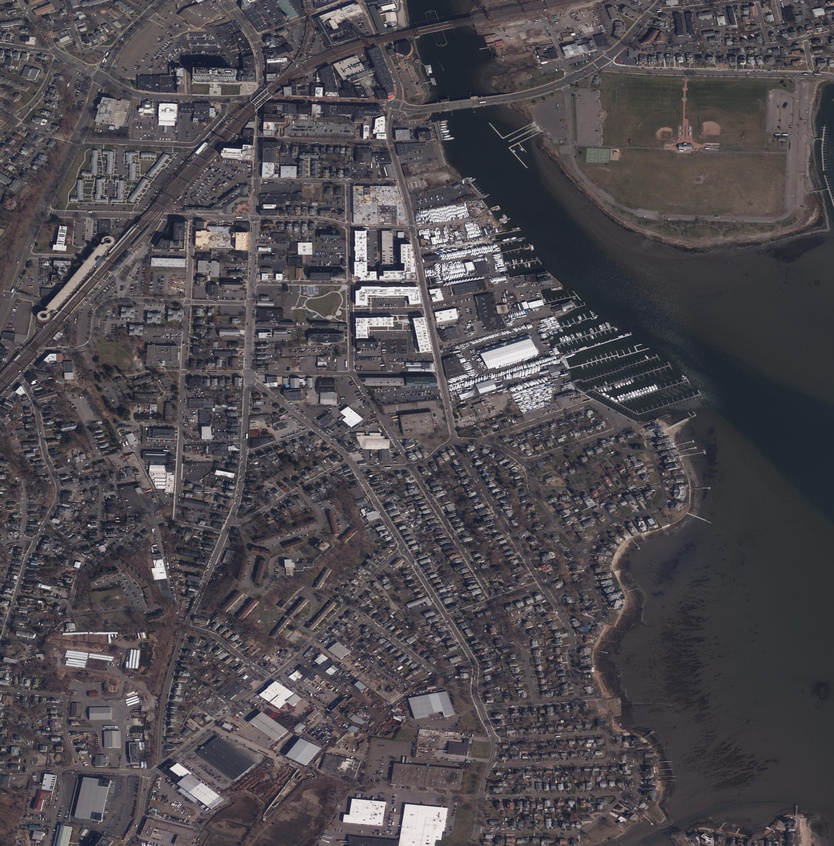
#> input picture pit/server/map/course_shop_cteco.jpg, 834 x 846 px, shrunk from 3000 x 3044 before the run, found by its file name
$ python enhance_map.py pit/server/map/course_shop_cteco.jpg pit/server/map/course_shop_cteco_hc.jpg --lo 1 --hi 99.5 --gamma 0.85 --sharp 110 --sat 1.2
#> lines starting #> are read from the running program, lines starting #| are printed output that depends on the picture
#!/usr/bin/env python3
# DEV TOOL (Mac): needs Pillow + numpy, never runs on a Pi. Produces the *_hc.jpg map imagery served by the pit:
#   python3 pit/tools/enhance_map.py pit/server/map/course_shop_cteco.jpg pit/server/map/course_shop_cteco_hc.jpg --lo 1 --hi 99.5 --gamma 0.85 --sharp 110 --sat 1.2
#   python3 pit/tools/enhance_map.py pit/server/map/course.jpg       pit/server/map/course_hc.jpg       --lo 1 --hi 99.5 --gamma 0.85 --sharp 110 --sat 1.0 --wb 0.6
#   python3 pit/tools/enhance_map.py pit/server/map/course_skyfi.jpg pit/server/map/course_skyfi_hc.jpg --lo 1 --hi 99.5 --gamma 0.85 --sharp 110 --sat 1.1 --wb 0.3
# (quality 82). Why: the CT ECO orthos use only half the tonal range (shop export luma p0.5..p99.5 = 31..228, Manresa 37..151),
# so buildings and road edges were grey mush on the sunlit 7" kart screen. Owner, 2026-11-09: "change the map contrast so the buildings show, more clear".
"""Aerial map contrast/clarity pass for the pit/kart map canvas. PIL + numpy (+ cv2 CLAHE when available).
usage: enhance.py IN.jpg OUT.jpg [--clahe 2.0] [--tiles 12] [--sat 1.15] [--sharp 90] [--lo 0.5 --hi 99.5] [--gamma 0.92]
Steps: percentile level stretch (lo..hi -> 0..255, luminance-based so hue is kept) -> gamma -> CLAHE on L (or a
large-radius unsharp 'local contrast' fallback) -> small-radius unsharp sharpen -> saturation. Same pixel size out."""
import sys, argparse, numpy as np
from PIL import Image, ImageFilter, ImageEnhance
ap = argparse.ArgumentParser(); ap.add_argument("inp"); ap.add_argument("out")
ap.add_argument("--clahe", type=float, default=2.0); ap.add_argument("--tiles", type=int, default=12)
ap.add_argument("--sat", type=float, default=1.15); ap.add_argument("--sharp", type=int, default=90)
ap.add_argument("--lo", type=float, default=0.5); ap.add_argument("--hi", type=float, default=99.5)
ap.add_argument("--gamma", type=float, default=0.92); ap.add_argument("--quality", type=int, default=88)
ap.add_argument("--wb", type=float, default=0.0, help="grey-world white balance strength 0..1 (fixes an ortho colour cast)")
a = ap.parse_args()
im = Image.open(a.inp).convert("RGB")
#> im is the input picture: PIL image 834x846 RGB; mean R, G, B 79.1, 74.8, 79.4
arr = np.asarray(im, dtype=np.float32)
if a.wb > 0:                                   # grey-world: pull each channel mean toward the overall mean
    means = arr.reshape(-1, 3).mean(axis=0); gain = 1 + a.wb * (means.mean() / means - 1)
    arr = np.clip(arr * gain, 0, 255)
luma = arr @ np.array([0.299, 0.587, 0.114], dtype=np.float32)
lo, hi = np.percentile(luma, [a.lo, a.hi])
#> lo = 32.06; hi = 226.8
arr = np.clip((arr - lo) / max(hi - lo, 1) * 255.0, 0, 255)
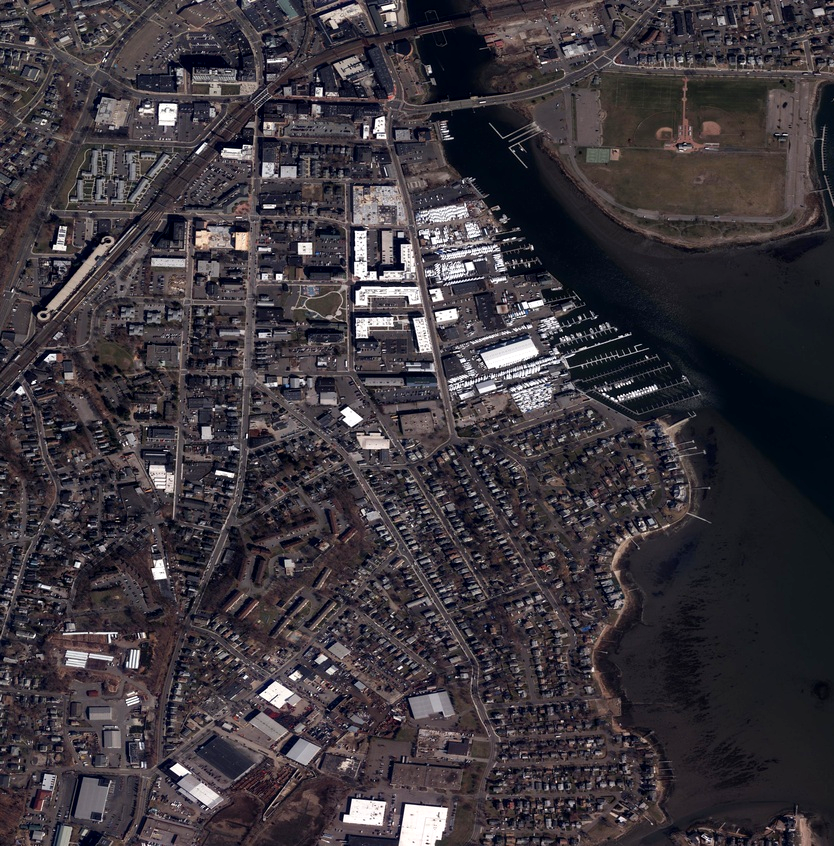
#> arr: shape (846, 834, 3) float32; mean R, G, B 61.6, 56, 61.9
arr = 255.0 * (arr / 255.0) ** a.gamma
im = Image.fromarray(arr.astype(np.uint8))
try:
    import cv2
    lab = cv2.cvtColor(np.asarray(im), cv2.COLOR_RGB2LAB)
#> lab: shape (846, 834, 3); mean of channels 0, 1, 2 73.1, 132.1, 124.7
    cl = cv2.createCLAHE(clipLimit=a.clahe, tileGridSize=(a.tiles, a.tiles))
    lab[:, :, 0] = cl.apply(lab[:, :, 0])
#> lab: shape (846, 834, 3); mean of channels 0, 1, 2 105.9, 132.1, 124.7
    im = Image.fromarray(cv2.cvtColor(lab, cv2.COLOR_LAB2RGB)); method = f"CLAHE clip {a.clahe} tiles {a.tiles}"
#> after `im = Image.fromarray(cv2.cvtColor(lab, cv2.COLOR_LAB2RGB))`:
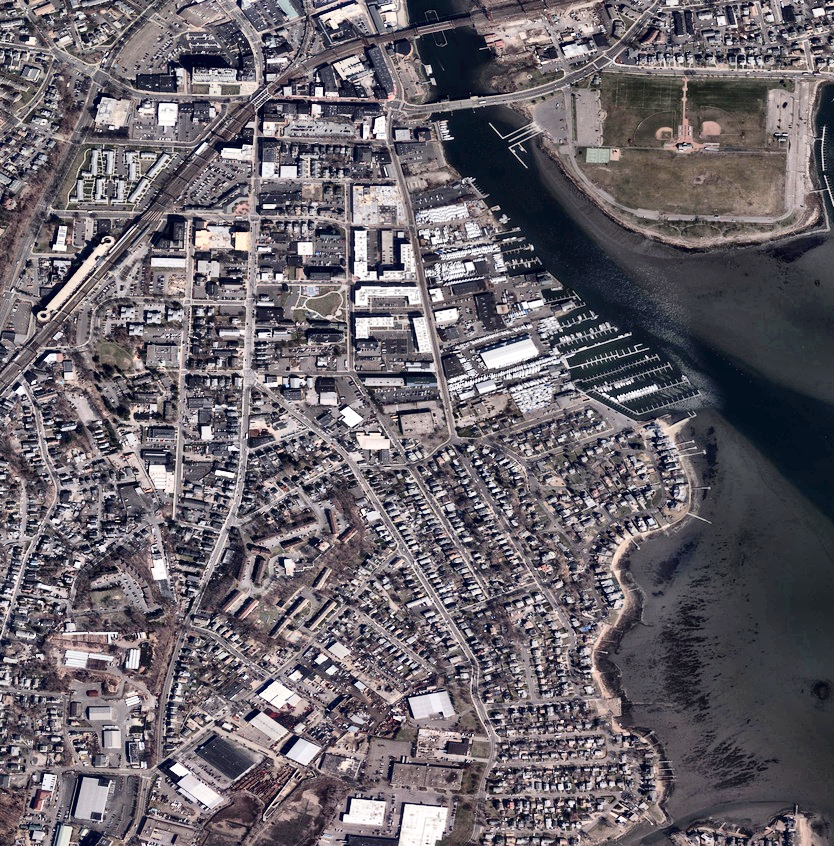
#> im: PIL image 834x846 RGB; mean R, G, B 105.2, 99.1, 106.1
except ImportError:
    im = im.filter(ImageFilter.UnsharpMask(radius=40, percent=45, threshold=0)); method = "local-contrast unsharp r40 45%"
im = im.filter(ImageFilter.UnsharpMask(radius=2, percent=a.sharp, threshold=2))
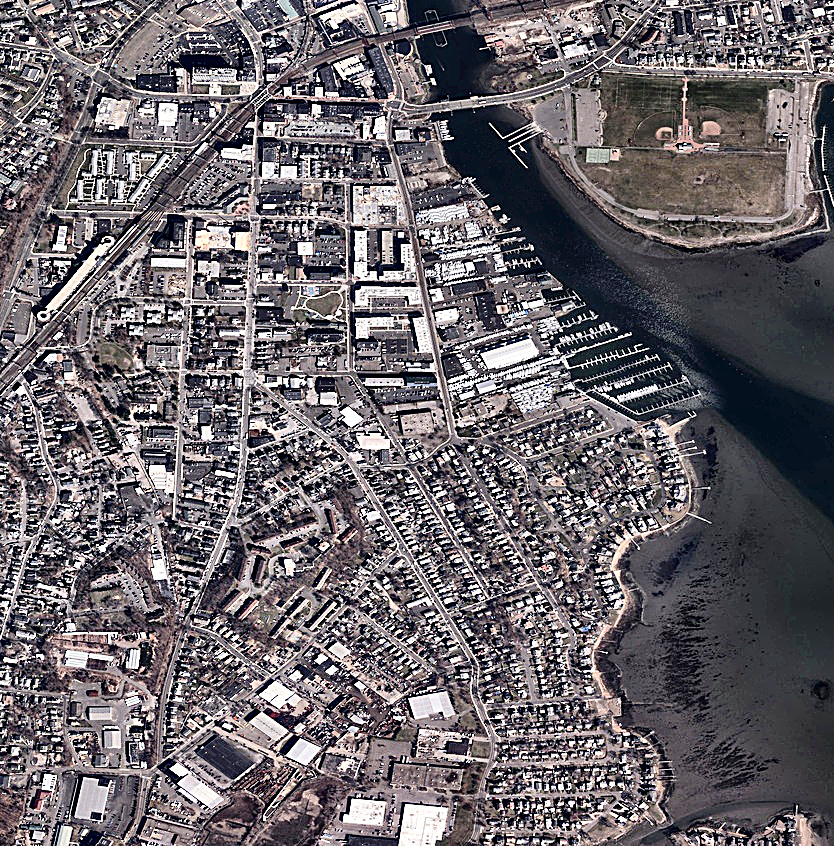
#> im: PIL image 834x846 RGB; mean R, G, B 106.2, 100.9, 106.2
im = ImageEnhance.Color(im).enhance(a.sat)
im.save(a.out, quality=a.quality, optimize=True, subsampling=0)
g = np.asarray(im.convert("L"), dtype=np.float32)
print(f"{a.out}: {im.size} | levels {lo:.0f}..{hi:.0f} -> 0..255, gamma {a.gamma}, {method}, sharpen {a.sharp}%, sat {a.sat}, wb {a.wb} | out luma mean {g.mean():.0f} std {g.std():.0f} p5/50/95 {np.percentile(g,[5,50,95]).round(0).tolist()}")
#| pit/server/map/course_shop_cteco_hc.jpg: (834, 846) | levels 32..227 -> 0..255, gamma 0.85, CLAHE clip 2.0 tiles 12, sharpen 110%, sat 1.2, wb 0.0 | out luma mean 103 std 81 p5/50/95 [0.0, 85.0, 255.0]

$ run again, with pit/server/map/course.jpg copied over pit/server/map/course_shop_cteco.jpg
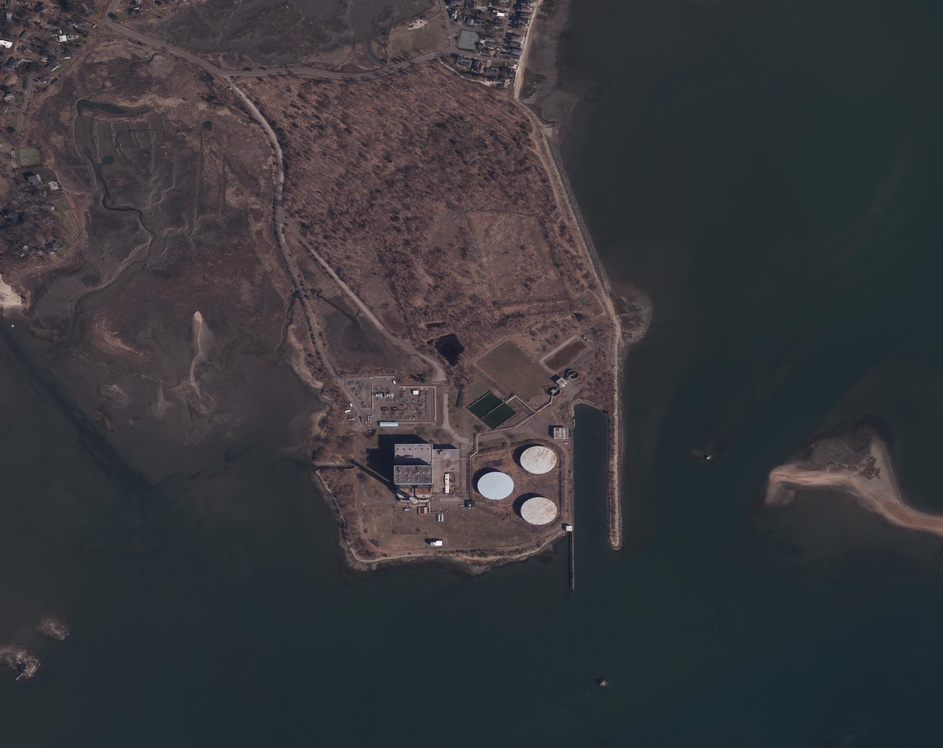
#> input picture pit/server/map/course.jpg, 943 x 748 px, shrunk from 3000 x 2382 before the run, found by its file name
#> im is the input picture: PIL image 943x748 RGB; mean R, G, B 56.2, 55.8, 60
#> lo = 37.03; hi = 145.1
#> `arr = np.clip((arr - lo) / max(hi - lo, 1) * 255.0, 0, 255)`:
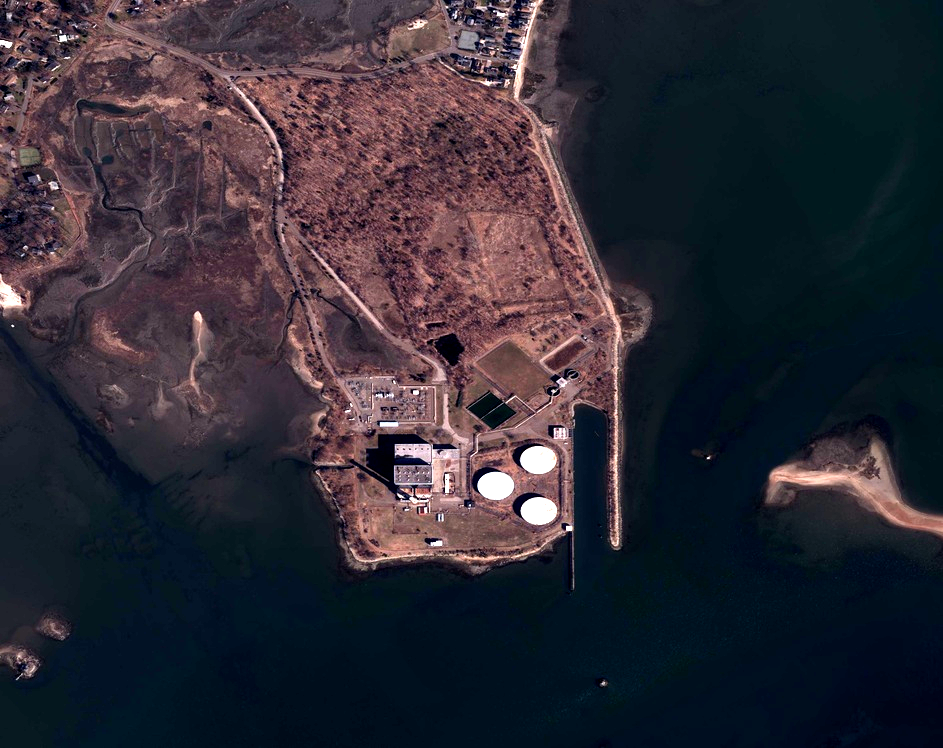
#> arr: shape (748, 943, 3) float32; mean R, G, B 47.4, 44.1, 53.7
#> `g = np.asarray(im.convert("L"), dtype=np.float32)`:
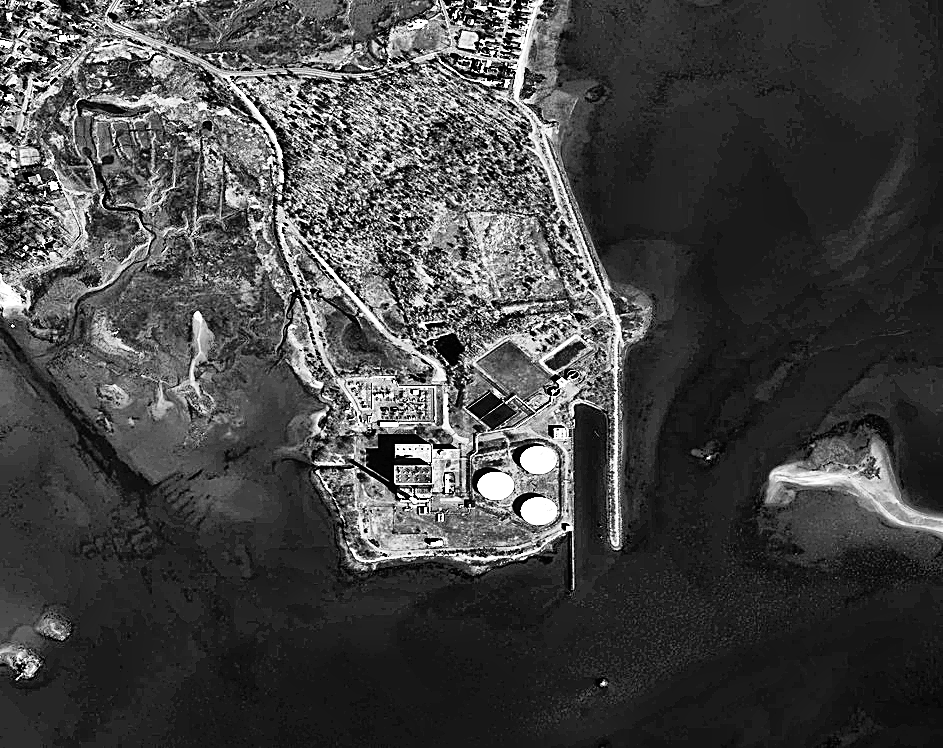
#> g: shape (748, 943) float32; min 0, max 255, mean 69.2
#| pit/server/map/course_shop_cteco_hc.jpg: (943, 748) | levels 37..145 -> 0..255, gamma 0.85, CLAHE clip 2.0 tiles 12, sharpen 110%, sat 1.2, wb 0.0 | out luma mean 69 std 65 p5/50/95 [12.0, 40.0, 226.0]
